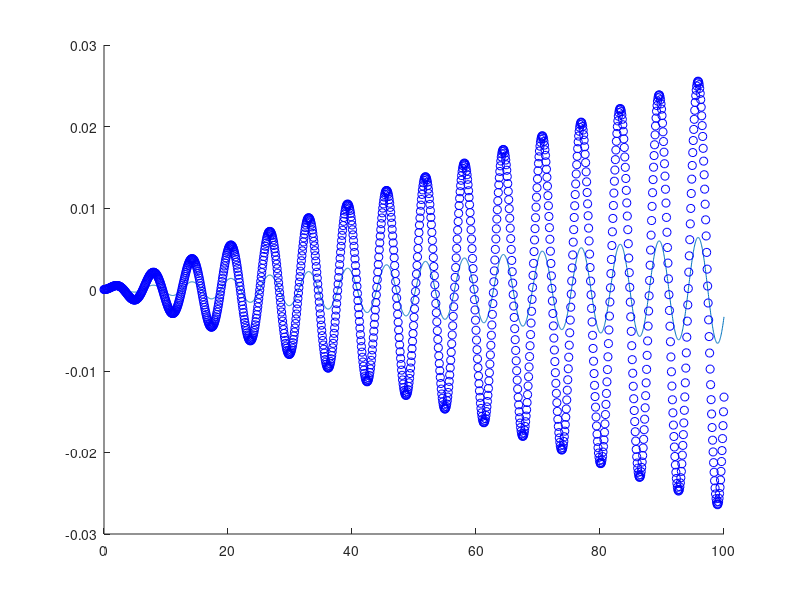

Write the MATLAB code that produced this figure.
a = 0;
g = 0;
f = 1;
% INPUT TO THE PROGRAM
k = 0.04;
b = -1;
T = 100;

t = 0:k:T;
y = zeros(1, length(t)); % Column vector
y(1) = f; % Initial value
y(2) = (1 + k^2/2*b) * f;

for i=2:(length(t)-1)
    y(i+1) = -y(i-1) + 2*(1+b*k^2/2)*y(i);
end

% With time step 2k
kk = 2*k;
tt = 0:kk:T;
yy = zeros(1, length(tt));
yy(1) = f; % Initial value
yy(2) = (1 + kk^2/2*b) * f;

for i=2:(length(tt)-1)
    yy(i+1) = -yy(i-1) + 2*(1+b*kk^2/2)*yy(i);
end

analytical = @(x) cos(sqrt(abs(b))*x); % Trivial to solve analytically, with pen and paper

err1 = zeros(1, length(t));
err2 = zeros(1, length(tt));

for i=1:length(t)
    err1(i) = analytical(t(i)) - y(i);
end
for i=1:length(tt)
    err2(i) = analytical(tt(i)) - yy(i);
end
q = log10(norm(err1)/norm(err2))/log10(k/kk);
disp(q);

% tSkip = t(1:2:end);
% ySkip = y(1:2:end);
% qn = log10(norm(analytical(t)-y)/norm(analytical(tSkip)-ySkip))/log10(k/kk);
% disp(qn)

hold on
% plot(t, y, 'bo');
% t2 = linspace(0, T, 100);
% plot(t2, analytical(t2));
plot(t, err1);
plot(tt, err2, 'bo');
hold off